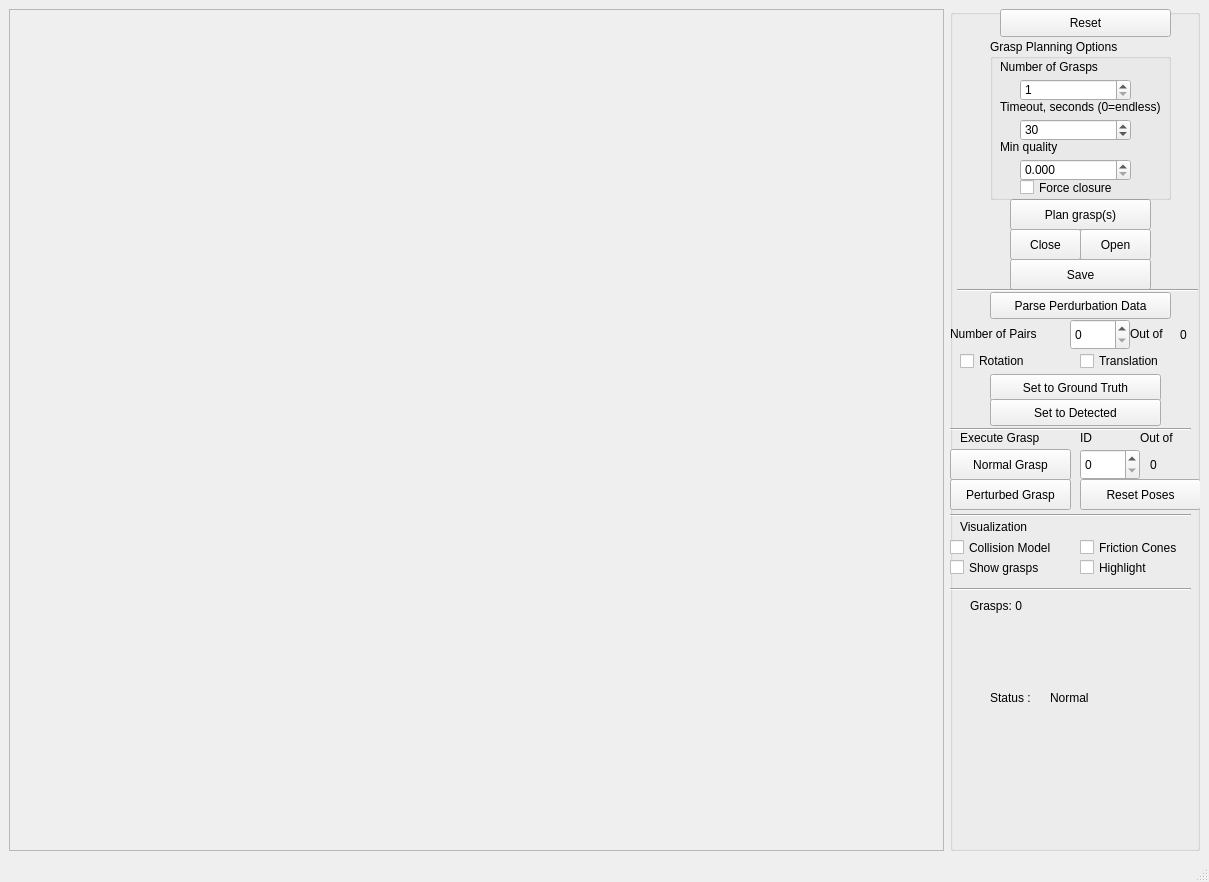
<?xml version="1.0" encoding="UTF-8"?>
<ui version="4.0">
 <class>GraspPlannerEvaluator</class>
 <widget class="QMainWindow" name="GraspPlannerEvaluator">
  <property name="geometry">
   <rect>
    <x>0</x>
    <y>0</y>
    <width>1209</width>
    <height>882</height>
   </rect>
  </property>
  <property name="windowTitle">
   <string>GraspStudio - GraspPlanner</string>
  </property>
  <widget class="QWidget" name="centralwidget">
   <layout class="QGridLayout" name="gridLayout">
    <item row="0" column="0">
     <widget class="QFrame" name="frameViewer">
      <property name="frameShape">
       <enum>QFrame::StyledPanel</enum>
      </property>
      <property name="frameShadow">
       <enum>QFrame::Raised</enum>
      </property>
      <zorder>groupBox_1</zorder>
      <zorder>groupBox_1</zorder>
      <zorder>labelEvaluationNo</zorder>
     </widget>
    </item>
    <item row="0" column="1">
     <widget class="QGroupBox" name="groupBox_1">
      <property name="sizePolicy">
       <sizepolicy hsizetype="Fixed" vsizetype="Preferred">
        <horstretch>0</horstretch>
        <verstretch>0</verstretch>
       </sizepolicy>
      </property>
      <property name="maximumSize">
       <size>
        <width>250</width>
        <height>16777215</height>
       </size>
      </property>
      <property name="title">
       <string/>
      </property>
      <widget class="QPushButton" name="pushButtonReset">
       <property name="geometry">
        <rect>
         <x>50</x>
         <y>0</y>
         <width>171</width>
         <height>28</height>
        </rect>
       </property>
       <property name="text">
        <string>Reset</string>
       </property>
      </widget>
      <widget class="QLabel" name="label_10">
       <property name="geometry">
        <rect>
         <x>10</x>
         <y>510</y>
         <width>101</width>
         <height>16</height>
        </rect>
       </property>
       <property name="text">
        <string>Visualization</string>
       </property>
      </widget>
      <widget class="QCheckBox" name="checkBoxColModel">
       <property name="geometry">
        <rect>
         <x>0</x>
         <y>530</y>
         <width>131</width>
         <height>17</height>
        </rect>
       </property>
       <property name="text">
        <string>Collision Model</string>
       </property>
      </widget>
      <widget class="QCheckBox" name="checkBoxCones">
       <property name="geometry">
        <rect>
         <x>130</x>
         <y>530</y>
         <width>121</width>
         <height>17</height>
        </rect>
       </property>
       <property name="text">
        <string>Friction Cones</string>
       </property>
      </widget>
      <widget class="QCheckBox" name="checkBoxGrasps">
       <property name="geometry">
        <rect>
         <x>0</x>
         <y>550</y>
         <width>141</width>
         <height>17</height>
        </rect>
       </property>
       <property name="text">
        <string>Show grasps</string>
       </property>
      </widget>
      <widget class="QPushButton" name="pushButtonPlan">
       <property name="geometry">
        <rect>
         <x>60</x>
         <y>190</y>
         <width>141</width>
         <height>31</height>
        </rect>
       </property>
       <property name="text">
        <string>Plan grasp(s)</string>
       </property>
      </widget>
      <widget class="QGroupBox" name="groupBox_2">
       <property name="geometry">
        <rect>
         <x>40</x>
         <y>30</y>
         <width>181</width>
         <height>161</height>
        </rect>
       </property>
       <property name="title">
        <string>Grasp Planning Options</string>
       </property>
       <widget class="QCheckBox" name="checkBoxFoceClosure">
        <property name="geometry">
         <rect>
          <x>30</x>
          <y>140</y>
          <width>171</width>
          <height>17</height>
         </rect>
        </property>
        <property name="text">
         <string>Force closure</string>
        </property>
       </widget>
       <widget class="QSpinBox" name="spinBoxGraspNumber">
        <property name="geometry">
         <rect>
          <x>30</x>
          <y>40</y>
          <width>111</width>
          <height>22</height>
         </rect>
        </property>
        <property name="minimum">
         <number>1</number>
        </property>
        <property name="maximum">
         <number>10000000</number>
        </property>
       </widget>
       <widget class="QLabel" name="label_11">
        <property name="geometry">
         <rect>
          <x>10</x>
          <y>20</y>
          <width>151</width>
          <height>16</height>
         </rect>
        </property>
        <property name="text">
         <string>Number of Grasps</string>
        </property>
       </widget>
       <widget class="QLabel" name="label_12">
        <property name="geometry">
         <rect>
          <x>10</x>
          <y>60</y>
          <width>211</width>
          <height>16</height>
         </rect>
        </property>
        <property name="text">
         <string>Timeout, seconds (0=endless)</string>
        </property>
       </widget>
       <widget class="QSpinBox" name="spinBoxTimeOut">
        <property name="geometry">
         <rect>
          <x>30</x>
          <y>80</y>
          <width>111</width>
          <height>22</height>
         </rect>
        </property>
        <property name="minimum">
         <number>0</number>
        </property>
        <property name="maximum">
         <number>10000000</number>
        </property>
        <property name="value">
         <number>30</number>
        </property>
       </widget>
       <widget class="QLabel" name="label_13">
        <property name="geometry">
         <rect>
          <x>10</x>
          <y>100</y>
          <width>171</width>
          <height>16</height>
         </rect>
        </property>
        <property name="text">
         <string>Min quality</string>
        </property>
       </widget>
       <widget class="QDoubleSpinBox" name="doubleSpinBoxQuality">
        <property name="geometry">
         <rect>
          <x>30</x>
          <y>120</y>
          <width>111</width>
          <height>22</height>
         </rect>
        </property>
        <property name="decimals">
         <number>3</number>
        </property>
        <property name="maximum">
         <double>1.000000000000000</double>
        </property>
        <property name="singleStep">
         <double>0.001000000000000</double>
        </property>
       </widget>
      </widget>
      <widget class="QPushButton" name="pushButtonSave">
       <property name="geometry">
        <rect>
         <x>60</x>
         <y>250</y>
         <width>141</width>
         <height>31</height>
        </rect>
       </property>
       <property name="text">
        <string>Save</string>
       </property>
      </widget>
      <widget class="QPushButton" name="pushButtonClose">
       <property name="geometry">
        <rect>
         <x>60</x>
         <y>220</y>
         <width>71</width>
         <height>31</height>
        </rect>
       </property>
       <property name="text">
        <string>Close</string>
       </property>
      </widget>
      <widget class="QPushButton" name="pushButtonOpen">
       <property name="geometry">
        <rect>
         <x>130</x>
         <y>220</y>
         <width>71</width>
         <height>31</height>
        </rect>
       </property>
       <property name="text">
        <string>Open</string>
       </property>
      </widget>
      <widget class="QLabel" name="labelInfo">
       <property name="geometry">
        <rect>
         <x>20</x>
         <y>590</y>
         <width>221</width>
         <height>151</height>
        </rect>
       </property>
       <property name="text">
        <string>Grasps: 0</string>
       </property>
       <property name="alignment">
        <set>Qt::AlignLeading|Qt::AlignLeft|Qt::AlignTop</set>
       </property>
      </widget>
      <widget class="QCheckBox" name="checkBoxHighlight">
       <property name="geometry">
        <rect>
         <x>130</x>
         <y>550</y>
         <width>141</width>
         <height>17</height>
        </rect>
       </property>
       <property name="text">
        <string>Highlight</string>
       </property>
      </widget>
      <widget class="QPushButton" name="pushButtonResetPose">
       <property name="geometry">
        <rect>
         <x>130</x>
         <y>470</y>
         <width>121</width>
         <height>31</height>
        </rect>
       </property>
       <property name="text">
        <string>Reset Poses</string>
       </property>
      </widget>
      <widget class="QPushButton" name="pushButtonPerturbatedGrasp">
       <property name="geometry">
        <rect>
         <x>0</x>
         <y>470</y>
         <width>121</width>
         <height>31</height>
        </rect>
       </property>
       <property name="cursor">
        <cursorShape>ArrowCursor</cursorShape>
       </property>
       <property name="text">
        <string>Perturbed Grasp</string>
       </property>
      </widget>
      <widget class="QPushButton" name="pushButtonNormalGrasp">
       <property name="geometry">
        <rect>
         <x>0</x>
         <y>440</y>
         <width>121</width>
         <height>31</height>
        </rect>
       </property>
       <property name="text">
        <string>Normal Grasp</string>
       </property>
      </widget>
      <widget class="QLabel" name="labelGraspNum">
       <property name="geometry">
        <rect>
         <x>200</x>
         <y>440</y>
         <width>41</width>
         <height>31</height>
        </rect>
       </property>
       <property name="text">
        <string>0</string>
       </property>
      </widget>
      <widget class="QLabel" name="label_3">
       <property name="geometry">
        <rect>
         <x>10</x>
         <y>420</y>
         <width>101</width>
         <height>17</height>
        </rect>
       </property>
       <property name="text">
        <string>Execute Grasp</string>
       </property>
      </widget>
      <widget class="QLabel" name="label_4">
       <property name="geometry">
        <rect>
         <x>130</x>
         <y>420</y>
         <width>41</width>
         <height>17</height>
        </rect>
       </property>
       <property name="text">
        <string>ID</string>
       </property>
      </widget>
      <widget class="QLabel" name="label_5">
       <property name="geometry">
        <rect>
         <x>190</x>
         <y>419</y>
         <width>51</width>
         <height>20</height>
        </rect>
       </property>
       <property name="text">
        <string>Out of</string>
       </property>
      </widget>
      <widget class="Line" name="line">
       <property name="geometry">
        <rect>
         <x>7</x>
         <y>271</y>
         <width>241</width>
         <height>20</height>
        </rect>
       </property>
       <property name="orientation">
        <enum>Qt::Horizontal</enum>
       </property>
      </widget>
      <widget class="QSpinBox" name="spinBoxGraspNum">
       <property name="geometry">
        <rect>
         <x>130</x>
         <y>440</y>
         <width>60</width>
         <height>31</height>
        </rect>
       </property>
      </widget>
      <widget class="QPushButton" name="pushButtonParsePerdurbationFile">
       <property name="geometry">
        <rect>
         <x>40</x>
         <y>283</y>
         <width>181</width>
         <height>27</height>
        </rect>
       </property>
       <property name="text">
        <string>Parse Perdurbation Data</string>
       </property>
      </widget>
      <widget class="QSpinBox" name="spinBoxPerdurbation">
       <property name="geometry">
        <rect>
         <x>120</x>
         <y>310</y>
         <width>60</width>
         <height>31</height>
        </rect>
       </property>
      </widget>
      <widget class="QLabel" name="label_6">
       <property name="geometry">
        <rect>
         <x>0</x>
         <y>315</y>
         <width>111</width>
         <height>20</height>
        </rect>
       </property>
       <property name="text">
        <string>Number of Pairs</string>
       </property>
      </widget>
      <widget class="QPushButton" name="pushButtonSetToGroundTruthPose">
       <property name="geometry">
        <rect>
         <x>40</x>
         <y>365</y>
         <width>171</width>
         <height>27</height>
        </rect>
       </property>
       <property name="text">
        <string>Set to Ground Truth</string>
       </property>
      </widget>
      <widget class="QLabel" name="label_7">
       <property name="geometry">
        <rect>
         <x>180</x>
         <y>315</y>
         <width>51</width>
         <height>20</height>
        </rect>
       </property>
       <property name="text">
        <string>Out of</string>
       </property>
      </widget>
      <widget class="QCheckBox" name="checkBoxPerdurbationRotation">
       <property name="geometry">
        <rect>
         <x>10</x>
         <y>341</y>
         <width>97</width>
         <height>22</height>
        </rect>
       </property>
       <property name="text">
        <string>Rotation</string>
       </property>
      </widget>
      <widget class="QCheckBox" name="checkBoxPerdurbationTranslation">
       <property name="geometry">
        <rect>
         <x>130</x>
         <y>341</y>
         <width>111</width>
         <height>22</height>
        </rect>
       </property>
       <property name="text">
        <string>Translation</string>
       </property>
      </widget>
      <widget class="QLabel" name="labelEvaluationNo">
       <property name="geometry">
        <rect>
         <x>230</x>
         <y>310</y>
         <width>21</width>
         <height>31</height>
        </rect>
       </property>
       <property name="text">
        <string>0</string>
       </property>
      </widget>
      <widget class="QPushButton" name="pushButtonSetToDetectedPose">
       <property name="geometry">
        <rect>
         <x>40</x>
         <y>390</y>
         <width>171</width>
         <height>27</height>
        </rect>
       </property>
       <property name="text">
        <string>Set to Detected</string>
       </property>
      </widget>
      <widget class="Line" name="line_2">
       <property name="geometry">
        <rect>
         <x>0</x>
         <y>410</y>
         <width>241</width>
         <height>20</height>
        </rect>
       </property>
       <property name="orientation">
        <enum>Qt::Horizontal</enum>
       </property>
      </widget>
      <widget class="Line" name="line_3">
       <property name="geometry">
        <rect>
         <x>0</x>
         <y>496</y>
         <width>241</width>
         <height>20</height>
        </rect>
       </property>
       <property name="orientation">
        <enum>Qt::Horizontal</enum>
       </property>
      </widget>
      <widget class="Line" name="line_4">
       <property name="geometry">
        <rect>
         <x>0</x>
         <y>570</y>
         <width>241</width>
         <height>20</height>
        </rect>
       </property>
       <property name="orientation">
        <enum>Qt::Horizontal</enum>
       </property>
      </widget>
      <widget class="QLabel" name="label">
       <property name="geometry">
        <rect>
         <x>40</x>
         <y>680</y>
         <width>67</width>
         <height>17</height>
        </rect>
       </property>
       <property name="text">
        <string>Status :</string>
       </property>
      </widget>
      <widget class="QLabel" name="StatusLabel">
       <property name="geometry">
        <rect>
         <x>100</x>
         <y>680</y>
         <width>131</width>
         <height>17</height>
        </rect>
       </property>
       <property name="text">
        <string>Normal</string>
       </property>
      </widget>
      <zorder>pushButtonReset</zorder>
      <zorder>label_10</zorder>
      <zorder>checkBoxColModel</zorder>
      <zorder>checkBoxCones</zorder>
      <zorder>checkBoxGrasps</zorder>
      <zorder>pushButtonPlan</zorder>
      <zorder>groupBox_2</zorder>
      <zorder>pushButtonSave</zorder>
      <zorder>pushButtonClose</zorder>
      <zorder>pushButtonOpen</zorder>
      <zorder>labelInfo</zorder>
      <zorder>checkBoxHighlight</zorder>
      <zorder>pushButtonResetPose</zorder>
      <zorder>pushButtonPerturbatedGrasp</zorder>
      <zorder>pushButtonNormalGrasp</zorder>
      <zorder>labelGraspNum</zorder>
      <zorder>label_3</zorder>
      <zorder>label_4</zorder>
      <zorder>label_5</zorder>
      <zorder>line</zorder>
      <zorder>spinBoxGraspNum</zorder>
      <zorder>pushButtonParsePerdurbationFile</zorder>
      <zorder>spinBoxPerdurbation</zorder>
      <zorder>label_6</zorder>
      <zorder>pushButtonSetToGroundTruthPose</zorder>
      <zorder>label_7</zorder>
      <zorder>checkBoxPerdurbationRotation</zorder>
      <zorder>checkBoxPerdurbationTranslation</zorder>
      <zorder>labelEvaluationNo</zorder>
      <zorder>pushButtonSetToDetectedPose</zorder>
      <zorder>line_2</zorder>
      <zorder>line_3</zorder>
      <zorder>line_4</zorder>
      <zorder>StatusLabel</zorder>
      <zorder>label</zorder>
     </widget>
    </item>
   </layout>
  </widget>
  <widget class="QMenuBar" name="menubar">
   <property name="geometry">
    <rect>
     <x>0</x>
     <y>0</y>
     <width>1209</width>
     <height>25</height>
    </rect>
   </property>
  </widget>
  <widget class="QStatusBar" name="statusbar"/>
 </widget>
 <resources/>
 <connections/>
</ui>
